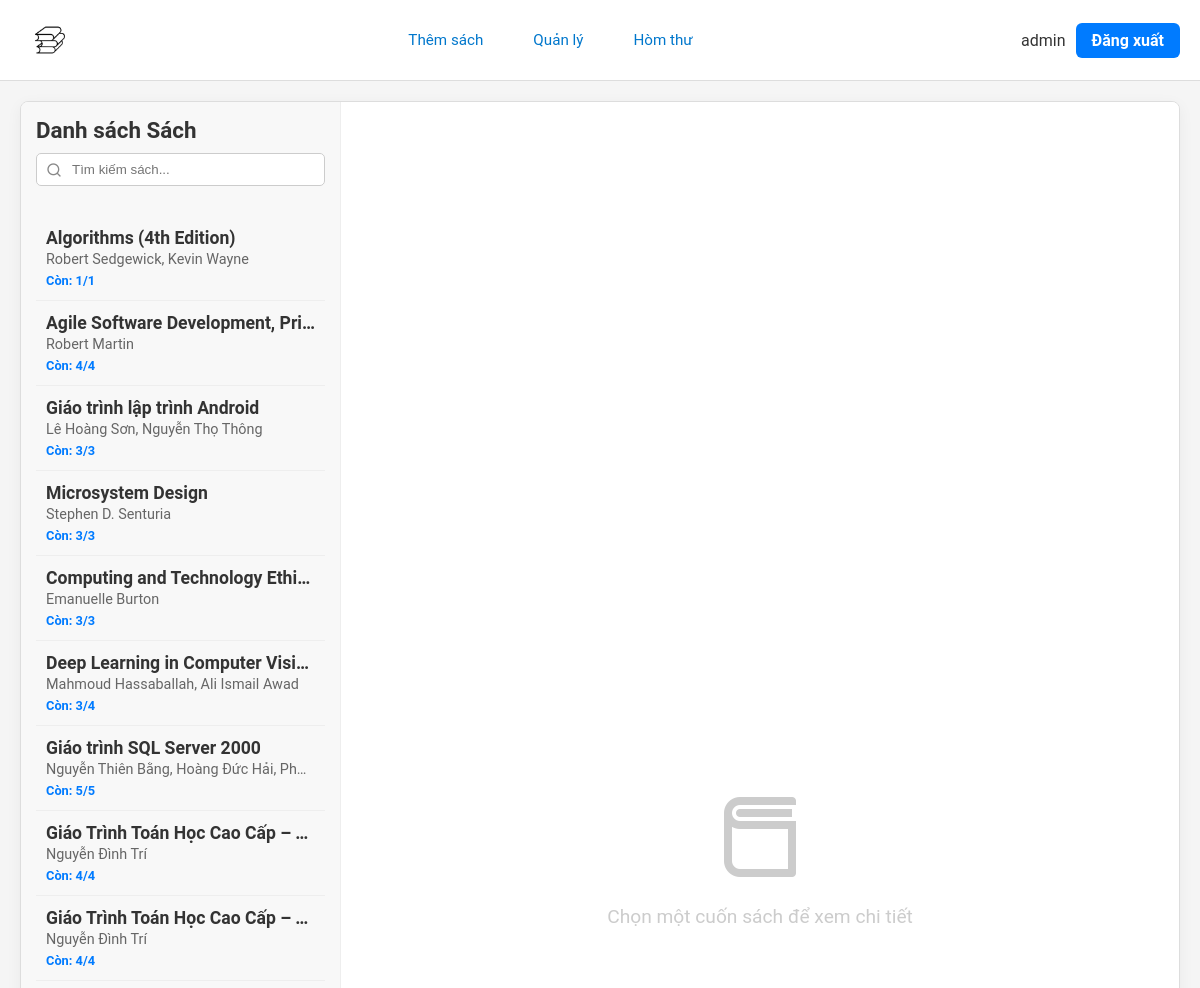
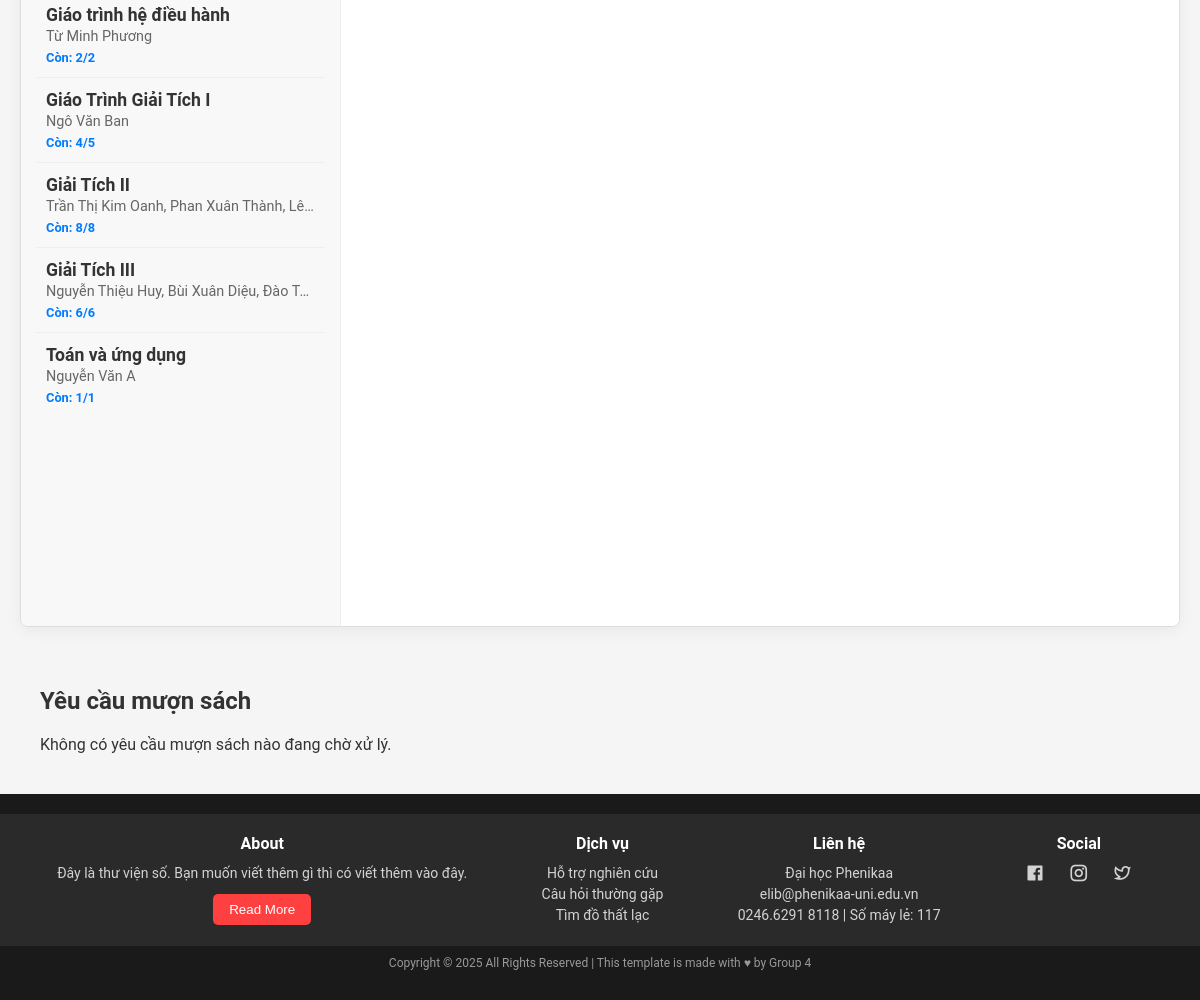
The page /ADMIN/manage/manage.php (signed in) on the database its author committed (2 pictures, top to bottom).
### tables this page shows
CREATE TABLE `book_tbl` (
  `id` int(11) NOT NULL,
  `maSach` varchar(20) NOT NULL,
  `tieuDe` varchar(255) NOT NULL,
  `tacGia` varchar(100) DEFAULT NULL,
  `theLoai` varchar(100) DEFAULT NULL,
  `namXuatBan` int(11) DEFAULT NULL,
  `ngonNgu` varchar(50) DEFAULT NULL,
  `soLuong` int(11) DEFAULT 1,
  `trangThai` varchar(50) DEFAULT 'Có sẵn',
  `moTa` text DEFAULT NULL,
  `anhBia` varchar(255) DEFAULT NULL
);

### ADMIN/manage/manage.php (the view, shortened to what this page needs)
<?php
include("../../user/demo/login/connect.php");
$request_sql = "SELECT b.borrow_id, u.hoTen AS fullname, u.maSV, u.email, bk.tieuDe, b.maMuon, b.ngayMuon
    FROM borrow_tbl b
    JOIN tbl_user u ON b.user_id = u.id
    JOIN book_tbl bk ON b.book_id = bk.id
    WHERE b.tinhTrang = 'Đang chờ phê duyệt'
    ORDER BY b.ngayMuon DESC";
$request_result = $conn->query($request_sql);
$books = [];
$query = "SELECT * FROM book_tbl";
$result = mysqli_query($conn, $query);
if ($result && mysqli_num_rows($result) > 0) {
    while ($row = mysqli_fetch_assoc($result)) {
        $book_id = $row['id'];
        $borrowers = [];
        $borrow_query = "
            SELECT u.id AS user_id, u.hoTen AS name, b.ngayMuon, b.ngayHetHan AS hanTra
            FROM borrow_tbl b
            JOIN tbl_user u ON b.user_id = u.id
            WHERE b.book_id = $book_id AND b.tinhTrang = 'Đang mượn'
        ";
        $borrow_result = mysqli_query($conn, $borrow_query);
        if ($borrow_result && mysqli_num_rows($borrow_result) > 0) {
            while ($br = mysqli_fetch_assoc($borrow_result)) {
                $borrowers[] = [
                    'user_id' => $br['user_id'],
                    'name' => $br['name'],
                    'borrow_date' => $br['ngayMuon'],
                    'due_date' => $br['hanTra']
                ];
            }
        }
        $imagePath = !empty($row['anhBia']) ? '../../user/demo/' . $row['anhBia'] : 'assets/default_book.jpg';
        $books[] = [
            'id' => $row['id'],
            'title' => $row['tieuDe'],
            'author' => $row['tacGia'] ?? 'Không rõ',
            'isbn' => $row['maSach'],
            'quantity' => $row['soLuong'],
            'available' => $row['soLuong'] - count($borrowers),
            'image' => $imagePath,
            'description' => $row['moTa'] ?? '',
            'borrowers' => $borrowers
        ];
    }
}
?>
<!DOCTYPE html>
<html lang="vi">
<head>
  <link href="https://cdn.jsdelivr.net/npm/remixicon@2.5.0/fonts/remixicon.css" rel="stylesheet">
  <link rel="stylesheet" href="manage.css" />
</head>
<body>
<header class="navbar">
    <div class="logo">
      <a href="../logadmin.php"> <img src="../../user/demo/assets/logo.jpg" alt="Logo Thư viện số">
      </a>
    </div>
    <div class="nav-links">
        <div class="dropdown">
          <a href="../add/add.php" class="dropdown-toggle">Thêm sách</a> </div>
        <div class="dropdown">
          <a href="manage.php" class="dropdown-toggle">Quản lý</a> </div>
        <div class="dropdown">
            <a href="../reply/reply.php" class="dropdown-toggle">Hòm thư</a> </div>
    </div> <div class="auth">
        <?php if (isset($_SESSION['user'])): ?>
            <span><?php echo htmlspecialchars($_SESSION['user']); ?></span>
            <a href="../../user/demo/login/logout.php?redirect=/project/CSE702025-Nhom4-ThuVienSo/user/demo/index.php">Đăng xuất</a>
        <?php else: ?>
            <a href="#" onclick="openLoginModal()" class="auth-link">Đăng nhập</a>
        <?php endif; ?>
    </div>
</header>
<div class="admin-books-container">
    <aside class="books-sidebar-left">
        <div class="sidebar-header">
            <h3>Danh sách Sách</h3>
            <div class="search-books">
                <input type="text" id="bookSearchInput" placeholder="Tìm kiếm sách...">
                <i class="ri-search-line"></i>
            </div>
        </div>
        <ul class="book-list">
            <?php if (!empty($books)): ?>
                <?php foreach ($books as $book): ?>
                    <li class="book-item"
                        data-id="<?php echo $book['id']; ?>"
                        data-title="<?php echo htmlspecialchars($book['title']); ?>"
                        data-author="<?php echo htmlspecialchars($book['author']); ?>"
                        data-isbn="<?php echo htmlspecialchars($book['isbn']); ?>"
                        data-quantity="<?php echo $book['quantity']; ?>"
                        data-available="<?php echo $book['available']; ?>"
                        data-image="<?php echo htmlspecialchars($book['image']); ?>"
                        data-description="<?php echo htmlspecialchars($book['description']); ?>"
                        data-borrowers='<?php echo json_encode($book['borrowers']); ?>'>
                        <div class="item-content">
                            <h4 class="item-title"><?php echo htmlspecialchars($book['title']); ?></h4>
                            <p class="item-author"><?php echo htmlspecialchars($book['author']); ?></p>
                            <p class="item-status">Còn: <?php echo $book['available']; ?>/<?php echo $book['quantity']; ?></p>
                        </div>
                    </li>
                <?php endforeach; ?>
            <?php else: ?>
                <li>Không có sách nào trong thư viện.</li>
            <?php endif; ?>
        </ul>
    </aside>
    <section class="book-details-panel">
        <div class="no-book-selected" id="noBookSelected">
            <i class="ri-book-3-line"></i>
            <p>Chọn một cuốn sách để xem chi tiết</p>
        </div>
    </section>
</div>
<section class="borrow-requests-section" style="margin: 40px;">
    <h2>Yêu cầu mượn sách</h2>
    <?php if ($request_result && $request_result->num_rows > 0): ?>
    <table border="1" cellpadding="10" cellspacing="0" style="width:100%; border-collapse: collapse;">
        <tr>
            <th>Mã mượn</th>
            <th>Họ tên</th>
            <th>MSSV</th>
            <th>Email</th>
            <th>Tên sách</th>
            <th>Ngày mượn</th>
            <th>Thao tác</th>
        </tr>
        <?php while ($row = $request_result->fetch_assoc()): ?>
        <tr>
            <td><?php echo htmlspecialchars($row['maMuon']); ?></td>
            <td><?php echo htmlspecialchars($row['fullname']); ?></td>
            <td><?php echo htmlspecialchars($row['maSV']); ?></td>
            <td><?php echo htmlspecialchars($row['email']); ?></td>
            <td><?php echo htmlspecialchars($row['tieuDe']); ?></td>
            <td><?php echo htmlspecialchars($row['ngayMuon']); ?></td>
            <td>
                <form method="post" style="display:inline;">
                    <input type="hidden" name="request_id" value="<?php echo $row['borrow_id']; ?>">
                    <button type="submit" name="action" value="approve">Phê duyệt</button>
                </form>
                <form method="post" style="display:inline;">
                    <input type="hidden" name="request_id" value="<?php echo $row['borrow_id']; ?>">
                    <button type="submit" name="action" value="decline" onclick="return confirm('Bạn có chắc chắn từ chối?');">Từ chối</button>
                </form>
            </td>
        </tr>
        <?php endwhile; ?>
    </table>
    <?php else: ?>
        <p>Không có yêu cầu mượn sách nào đang chờ xử lý.</p>
    <?php endif; ?>
</section>
 <footer class="footer">
        <div class="footer-bottom">
            <div class="footer-column">
                <h3>About</h3>
                <p>Đây là thư viện số. Bạn muốn viết thêm gì thì có viết thêm vào đây.</p>
                <button class="read-more-btn">Read More</button>
            </div>
            <div class="footer-column">
                <h3>Dịch vụ</h3>
                <p>Hỗ trợ nghiên cứu<br>Câu hỏi thường gặp<br>Tìm đồ thất lạc</p>
            </div>
            <div class="footer-column">
                <h3>Liên hệ</h3>
                <p>Đại học Phenikaa<br>elib@phenikaa-uni.edu.vn<br>0246.6291 8118 | Số máy lẻ: 117</p>
            </div>
            <div class="footer-column">
                <h3>Social</h3>
                <div class="social-icons">
                    <a href="#"><i class="ri-facebook-box-fill"></i></a>
                    <a href="#"><i class="ri-instagram-line"></i></a>
                    <a href="#"><i class="ri-twitter-line"></i></a>
                </div>
            </div>
        </div>
        <div class="footer-copyright">
            <p>Copyright © 2025 All Rights Reserved | This template is made with ♥ by Group 4</p>
        </div>
</footer>
</body>
</html>

### ADMIN/manage/manage.css (style rules this page uses)
html { scroll-behavior: smooth; height: 100%; }
* { margin: 0; padding: 0; box-sizing: border-box; }
body { font-family: 'Roboto', Arial, sans-serif; background: #f5f5f5; color: #333; min-height: 100vh; display: flex; flex-direction: column; }
a { text-decoration: none; color: #0077cc; }
header.navbar { display: flex; justify-content: space-between; align-items: center; background: #ffffff; padding: 10px 20px; border-bottom: 1px solid #ddd; min-height: 80px; }
.logo { display: flex; align-items: center; }
.logo a { text-decoration: none; }
.logo img { height: 60px; max-width: 150px; width: auto; object-fit: contain; vertical-align: middle; }
.nav-links { display: flex; align-items: center; flex-grow: 1; justify-content: center; gap: 50px; }
.nav-links a, .auth a { font-size: 0.95rem; }
.auth { margin-left: auto; display: flex; align-items: center; }
.auth a { font-size: 1rem; font-weight: bold; color: #ffffff; background-color: #007bff; padding: 8px 16px; border-radius: 6px; text-decoration: none; display: inline-block; transition: background-color 0.3s ease, transform 0.2s ease; margin-left: 10px; }
.dropdown { position: relative; display: inline-block; }
.dropdown-toggle { font-size: 0.95rem; color: #0077cc; cursor: pointer; display: flex; align-items: center; gap: 5px; }
.footer { background-color: #1a1a1a; color: #d3d3d3; padding: 20px 0; margin-top: auto; }
.footer-column { text-align: center; }
.footer-column h3 { font-size: 18px; margin-bottom: 10px; color: #fff; }
.footer-column p { font-size: 14px; line-height: 1.5; }
.footer-bottom { display: flex; justify-content: space-around; padding: 20px; background-color: #2a2a2a; }
.footer-bottom .footer-column h3 { font-size: 16px; margin-bottom: 10px; }
.footer-bottom .footer-column p { font-size: 14px; line-height: 1.5; }
.read-more-btn { background-color: #ff4040; color: #fff; border: none; padding: 8px 16px; border-radius: 5px; cursor: pointer; margin-top: 10px; }
.social-icons { margin-top: 10px; }
.social-icons a { color: #d3d3d3; font-size: 20px; margin: 0 10px; transition: color 0.3s ease; }
.footer-copyright { text-align: center; padding: 10px 0; background-color: #1a1a1a; font-size: 12px; color: #999; }
.admin-books-container { display: flex; flex-grow: 1; height: calc(100vh - 80px - 200px); overflow: hidden; background-color: #fff; border: 1px solid #ddd; margin: 20px; border-radius: 8px; box-shadow: 0 4px 15px rgba(0,0,0,0.05); }
.books-sidebar-left { flex: 0 0 320px; background-color: #f8f8f8; border-right: 1px solid #eee; padding: 15px; display: flex; flex-direction: column; overflow-y: auto; }
.books-sidebar-left .sidebar-header { margin-bottom: 15px; }
.books-sidebar-left .sidebar-header h3 { font-size: 1.4em; color: #333; margin-bottom: 10px; }
.search-books { position: relative; margin-bottom: 15px; }
.search-books input { width: 100%; padding: 8px 10px 8px 35px; border: 1px solid #ccc; border-radius: 5px; }
.search-books i { position: absolute; left: 10px; top: 50%; transform: translateY(-50%); color: #888; }
.book-list { list-style: none; padding: 0; margin: 0; }
.book-item { display: flex; align-items: center; padding: 12px 10px; border-bottom: 1px solid #eee; cursor: pointer; transition: background-color 0.2s ease; }
.book-item:last-child { border-bottom: none; }
.book-item .item-content { flex-grow: 1; overflow: hidden; }
.book-item .item-title { font-weight: bold; color: #333; white-space: nowrap; overflow: hidden; text-overflow: ellipsis; font-size: 1.1em; margin-bottom: 3px; }
.book-item .item-author { font-size: 0.9em; color: #666; white-space: nowrap; overflow: hidden; text-overflow: ellipsis; }
.book-item .item-status { font-size: 0.8em; color: #007bff; font-weight: bold; margin-top: 5px; }
.book-details-panel { flex-grow: 1; display: flex; flex-direction: column; background-color: #fff; padding: 20px; overflow-y: auto; }
.no-book-selected { display: flex; flex-direction: column; align-items: center; justify-content: center; height: 100%; color: #ccc; font-size: 1.2em; text-align: center; }
.no-book-selected i { font-size: 5em; margin-bottom: 20px; }
.borrow-requests-section h2 { margin-bottom: 20px; font-size: 1.5em; }

### rows shown on the page
book_tbl: tieuDe "Algorithms (4th Edition)", tacGia "Robert Sedgewick, Kevin Wayne", available "1", quantity "1"
book_tbl: tieuDe "Agile Software Development, Pr…", tacGia "Robert Martin", soLuong "4"
book_tbl: tieuDe "Giáo trình lập trình Android", tacGia "Lê Hoàng Sơn, Nguyễn Thọ Thông", soLuong "3"
book_tbl: tieuDe "Microsystem Design", tacGia "Stephen D. Senturia", soLuong "3"
book_tbl: tieuDe "Computing and Technology Ethi…", tacGia "Emanuelle Burton", soLuong "3"
book_tbl: tieuDe "Deep Learning in Computer Visi…", tacGia "Mahmoud Hassaballah, Ali Ismail Awad", available "3", soLuong "4"
book_tbl: tieuDe "Giáo trình SQL Server 2000", tacGia "Nguyễn Thiên Bằng, Hoàng Đức Hải, Ph…", soLuong "5"
book_tbl: tieuDe "Giáo Trình Toán Học Cao Cấp –…", tacGia "Nguyễn Đình Trí", soLuong "4"
book_tbl: tieuDe "Giáo Trình Toán Học Cao Cấp –…", tacGia "Nguyễn Đình Trí", soLuong "4"
book_tbl: tieuDe "Giáo trình hệ điều hành", tacGia "Từ Minh Phương", soLuong "2"
book_tbl: tieuDe "Giáo Trình Giải Tích I", tacGia "Ngô Văn Ban", available "4", soLuong "5"
book_tbl: tieuDe "Giải Tích II", tacGia "Trần Thị Kim Oanh, Phan Xuân Thành, Lê…", soLuong "8"
book_tbl: tieuDe "Giải Tích III", tacGia "Nguyễn Thiệu Huy, Bùi Xuân Diệu, Đào T…", soLuong "6"
book_tbl: tieuDe "Toán và ứng dụng", tacGia "Nguyễn Văn A", soLuong "1"

### other values the page prints
$_SESSION['user'] "admin"
